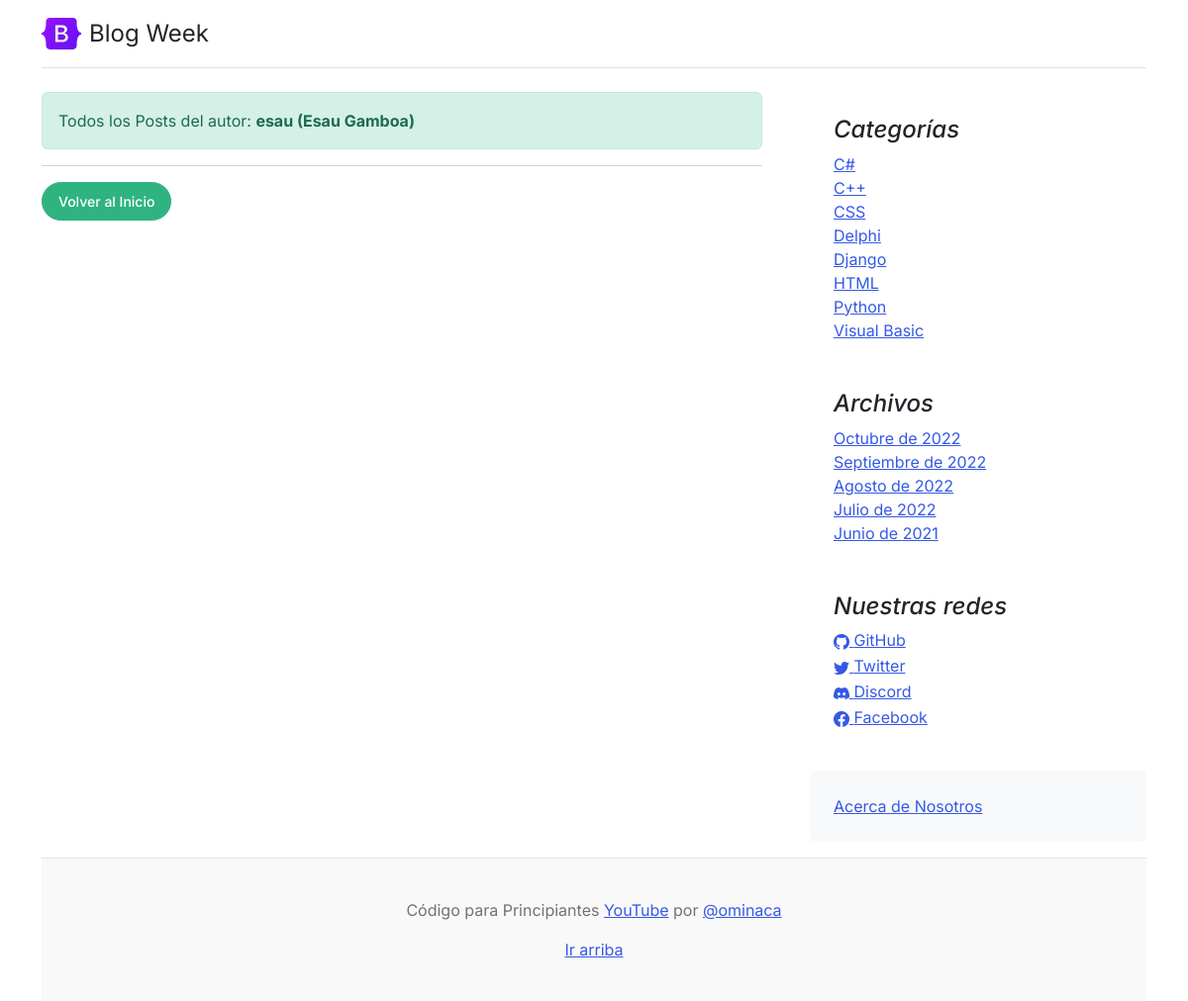
The app's page /author/?aut=4, older data.
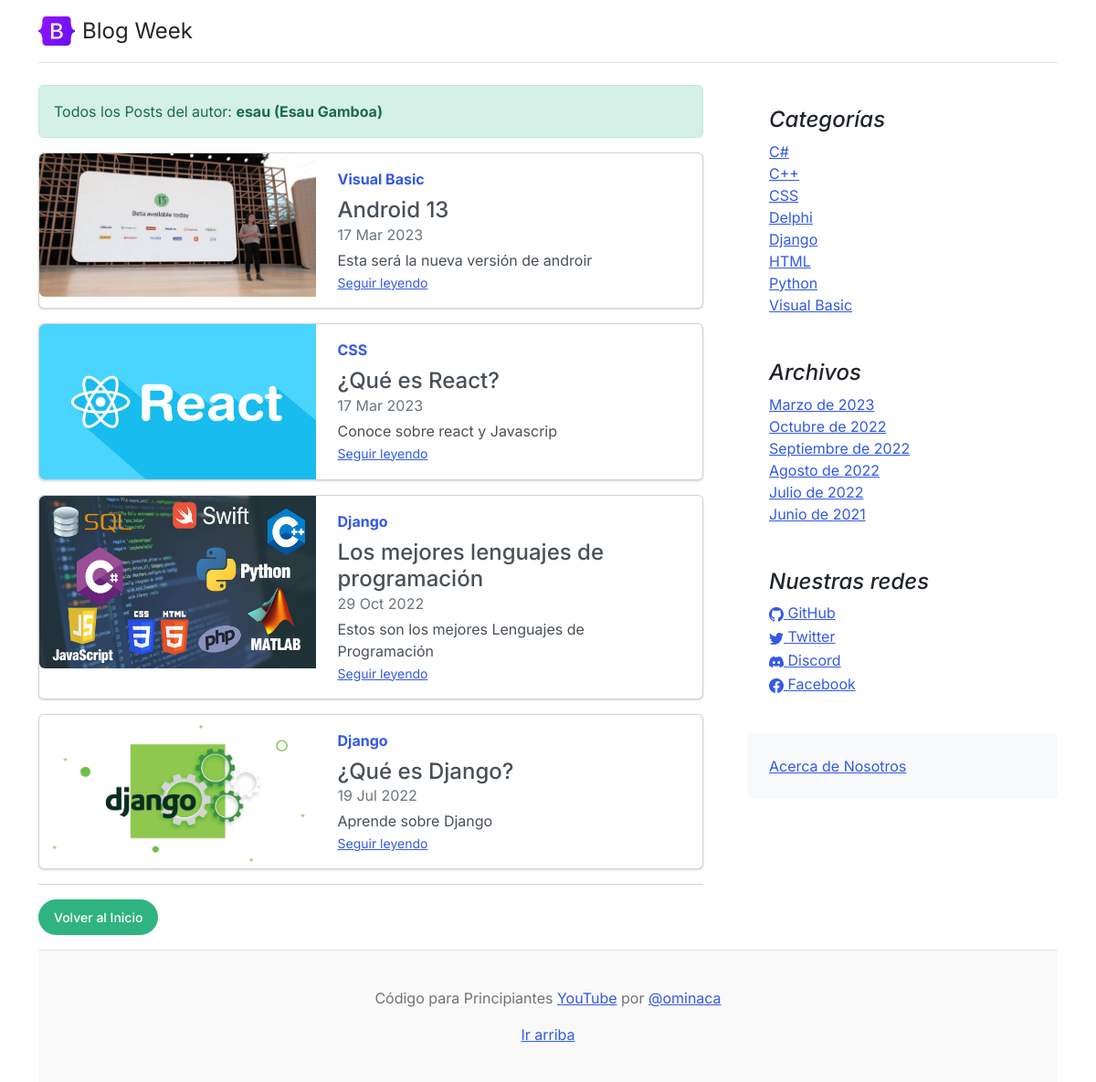
The same page, newer data.
### core/models.py (models this page shows, shortened)
class Category (models.Model):
	name = models.CharField(max_length=200, unique=True, verbose_name='Nombre')
	active = models.BooleanField(default=True, verbose_name='Activo')
	created = models.DateTimeField(auto_now_add=True, verbose_name='Fecha de creación')
	updated = models.DateTimeField(auto_now=True, verbose_name='Fecha de modificación')
	class Meta:
		verbose_name = 'Categoría'
		verbose_name_plural = 'Categorías'
		ordering = ['name']
	def __str__(self):
		return self.name

class Post(models.Model):
	title = models.CharField(max_length=250, verbose_name='Título')
	excerpt = models.TextField(verbose_name='Bajada')
	content = RichTextField(verbose_name='Contenido')
	image = models.ImageField(upload_to='posts', null=True, blank=True, verbose_name='Imagen')
	published = models.BooleanField(default=False, verbose_name='Publicado')
	category = models.ForeignKey(Category, on_delete=models.CASCADE, related_name='get_posts', verbose_name='Categoría')
	author = models.ForeignKey(User, on_delete=models.CASCADE, related_name='get_posts', verbose_name='Autor')
	tags = models.ManyToManyField(Tag, verbose_name='Etiquetas')
	created = models.DateTimeField(auto_now_add=True, verbose_name='Fecha de creación')
	updated = models.DateTimeField(auto_now=True, verbose_name='Fecha de modificación')
	class Meta:
		verbose_name = 'Publicación'
		verbose_name_plural = 'Publicaciones'
		ordering = ['-created']

### core/views.py (the view)
# urls.py: path('author/', AuthorListView.as_view(), name='author'),
class AuthorListView(ListView):
    model = User
    template_name = 'core/author.html'
    def get_queryset(self):
        author_id = self.request.GET['aut']
        if author_id:
            return Post.objects.filter(author=author_id, published=True)
        return super().get_queryset()
    def get_context_data(self, **kwargs):
        context = super(AuthorListView, self).get_context_data(**kwargs)
        context['author'] = User.objects.get(id = self.request.GET['aut'])
        return context

### core/processors.py (called while the page is built)
def ctx_dic_about(request):
	ctx_about = {}
	ctx_about['ABOUT'] = About.objects.latest('created')
	return ctx_about

def ctx_dic_category(request):
	ctx_category = {}
	ctx_category['categories'] = Category.objects.filter(active=True)
	return ctx_category

def ctx_dic_history(request):
	ctx_history = {}
	ctx_history['dates'] = Post.objects.dates('created', 'month', order='DESC').distinct()
	return ctx_history

def ctx_dic_link(request):
	ctx_link = {}
	links = Link.objects.all()
	for link in links:
		ctx_link[link.key] = {'url':link.url, 'icon':link.icon}
	return ctx_link

### core/templates/core/author.html
{% extends 'core/base.html' %}
{% load static %}
{% block content %}
<div class="alert alert-success" role="alert">
    Todos los Posts del autor: <strong>{{ author.username }} ({{ author.first_name }} {{ author.last_name }})</strong>
</div>
{% for post in author.get_posts.all %}
    <div class="card mb-3">
    <div class="row g-0">
        <div class="col-md-5">
        <img src="{{ post.image.url }}" class="img-fluid rounded-start" alt="...">
        </div>
        <div class="col-md-7">
        <div class="card-body">
            <strong class="d-inline-block mb-2 text-primary">{{ post.category }}</strong>
            <h4 class="mb-0">{{ post.title }}</h4>
            <div class="mb-1 text-muted">{{ post.created|date:"d M Y" }}</div>
            <p class="card-text mb-auto">{{ post.excerpt }}</p>
            <p class="card-text"><small class="text-muted"><a href="{% url 'post' post.id %} "class="stretched-link">Seguir leyendo</a></small></p>
        </div>
        </div>
    </div>
    </div>
{% endfor %}
<hr>
{% if request.path != '/' %}
    <div class="my-3">
        <a class="btn btn-success rounded-pill" href="{% url 'home' %}">Volver al Inicio</a>
    </div>
{% endif %}
{% endblock %}

### core/templates/core/base.html (shortened to what this page needs)
<!doctype html>
<html lang="es">
<head>
    <link rel="stylesheet" href="https://cdn.jsdelivr.net/npm/bootstrap-icons@1.9.1/font/bootstrap-icons.css">
    {% load static %}
    <link href="{% static 'core/css/bootstrap.min.css' %}" rel="stylesheet">
    <link href="{% static 'core/css/blog.css' %}" rel="stylesheet">
</head>
<body>
  <div class="container">
    <header class="d-flex flex-wrap justify-content-center py-3 mb-4 border-bottom">
      <a href="{% url 'home' %}" class="d-flex align-items-center mb-3 mb-md-0 me-md-auto text-dark text-decoration-none">
        <img class="bi me-2" width="40" height="32" src="{% static 'core/img/bootstrap-logo.svg' %}">
        <span class="fs-4">Blog Week</span>
      </a>
    </header>
    <main class="mt-2">
      <section class="row g-5">
        <div class="col-md-8">
            {% block content %} {% endblock %}
        </div>
        <aside class="col-md-4">
          <div class="position-sticky" style="top: 2rem;">
            <div class="p-4">
              <h4 class="fst-italic">Categorías</h4>
              <ol class="list-unstyled mb-0">
                {% for item in categories %}
                  <li><a href={% url 'category' %}?cat={{ item.id }}>{{ item.name }}</a></li>
                {% endfor %}
              </ol>
            </div>
            <div class="p-4">
              <h4 class="fst-italic">Archivos</h4>
              <ol class="list-unstyled mb-0">
                {% for item in dates %}
                  <li>
                    {% if item.month == 3 %}<a href="{% url 'dates' item.month item.year %}">Marzo de {{ item.year }}</a>{% endif %}
                    {% if item.month == 6 %}<a href="{% url 'dates' item.month item.year %}">Junio de {{ item.year }}</a>{% endif %}
                    {% if item.month == 7 %}<a href="{% url 'dates' item.month item.year %}">Julio de {{ item.year }}</a>{% endif %}
                    {% if item.month == 8 %}<a href="{% url 'dates' item.month item.year %}">Agosto de {{ item.year }}</a>{% endif %}
                    {% if item.month == 9 %}<a href="{% url 'dates' item.month item.year %}">Septiembre de {{ item.year }}</a>{% endif %}
                    {% if item.month == 10 %}<a href="{% url 'dates' item.month item.year %}">Octubre de {{ item.year }}</a>{% endif %}
                  </li>
                {% endfor %}
              </ol>
            </div>
            <div class="p-4">
              <h4 class="fst-italic">Nuestras redes</h4>
              <ol class="list-unstyled">
                {% if LINK_GITHUB.url %}
                  <li><a href="{{ LINK_GITHUB.url }}"><i class="{{ LINK_GITHUB.icon }}"></i> GitHub</a></li>
                {% endif %}
                {% if LINK_TWITTER.url %}
                  <li><a href="{{ LINK_TWITTER.url }}"><i class="{{ LINK_TWITTER.icon }}"></i> Twitter</a></li>
                {% endif %}
                {% if LINK_DISCORD.url %}
                  <li><a href="{{ LINK_DISCORD.url }}"><i class="{{ LINK_DISCORD.icon }}"></i> Discord</a></li>
                {% endif %}
                {% if LINK_FACEBOOK.url %}
                  <li><a href="{{ LINK_FACEBOOK.url }}"><i class="{{ LINK_FACEBOOK.icon }}"></i> Facebook</a></li>
                {% endif %}
              </ol>
            </div>
            <div class="p-4 mb-3 bg-light rounded">
              <a href="{% url 'about' %}">Acerca de Nosotros</a>
            </div>
          </div>
        </aside>
      </section>
    </main>
    <footer class="blog-footer">
      <p>Código para Principiantes <a href="https://www.youtube.com/channel/UCojloc55DB6zD6zB7-kTWWQ">YouTube</a> por <a href="https://twitter.com/ominaca">@ominaca</a></p>
      <p>
        <a href="#">Ir arriba</a>
      </p>
    </footer>
  </div>
</body>
</html>

Row changes from the older to the newer data that the page shows:
added Post: image (picture), category "Visual Basic", title "Android 13", created "17 Mar 2023", excerpt "Esta será la nueva versión de androir"
added Post: image (picture), category "CSS", title "¿Qué es React?", created "17 Mar 2023", excerpt "Conoce sobre react y Javascrip"
now on this page (row edited): Post: image (picture), category "Django", title "Los mejores lenguajes de programación", created "29 Oct 2022", excerpt "Estos son los mejores Lenguajes de Programación"
now on this page (row edited): Post: image (picture), category "Django", title "¿Qué es Django?", created "19 Jul 2022", excerpt "Aprende sobre Django"
Text that changed along with them:
new list line: "Marzo de 2023"
